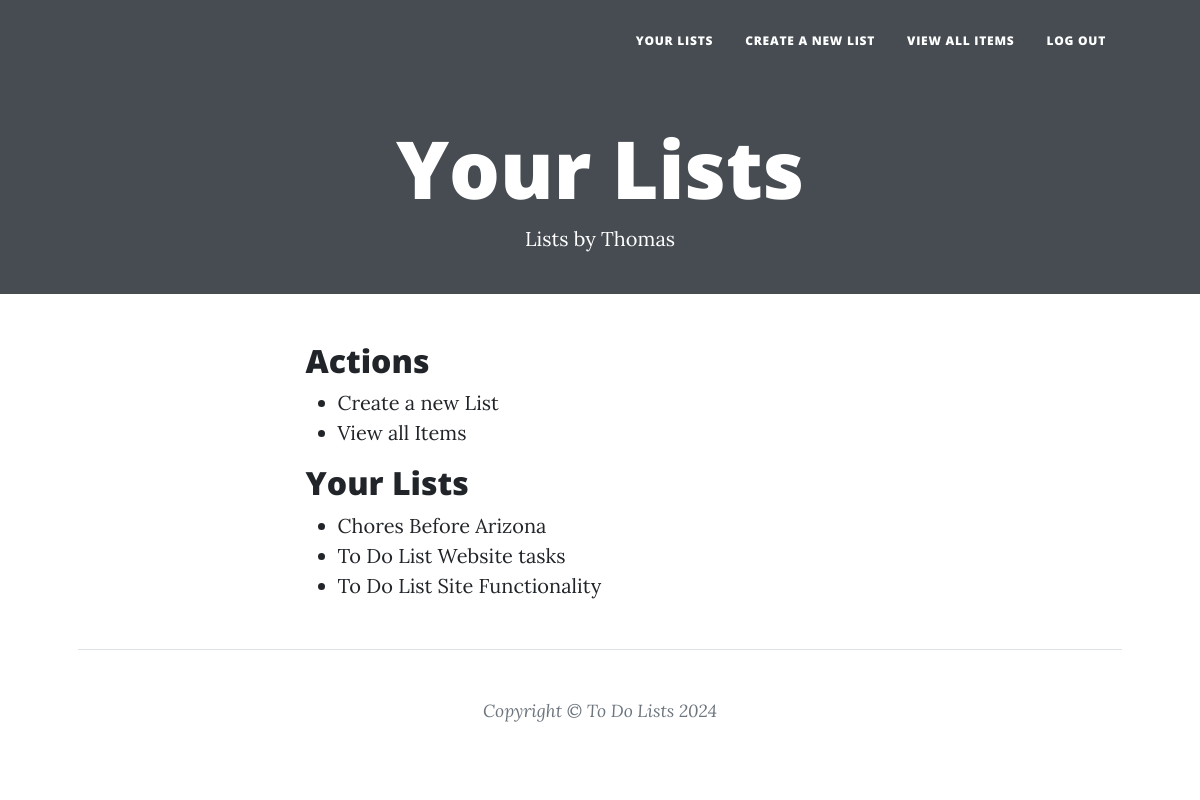
Page /todo (signed in) on the committed database.
### main.py (models this page shows)
class User(UserMixin, db.Model):
    __tablename__ = "users"
    id: Mapped[int] = mapped_column(Integer, primary_key=True)
    email: Mapped[str] = mapped_column(String(100), unique=True)
    password: Mapped[str] = mapped_column(String(100))
    name: Mapped[str] = mapped_column(String(100))
    todolists= relationship("ToDoList", back_populates="author") # back populates the author of the to do list

class ToDoList(db.Model):
    __tablename__ = "todolists"
    id: Mapped[int] = mapped_column(Integer, primary_key=True)
    author_id: Mapped[int] = mapped_column(Integer, db.ForeignKey("users.id"))
    author = relationship("User", back_populates="todolists") # back populates the todo lists the user authors
    description: Mapped[str] = mapped_column(String(50), unique=False, nullable=False)

### main.py (the view)
@app.route('/todo')
def todo():
    result = db.session.execute(db.select(ToDoList))
    lists  = result.scalars().all()
    return render_template("todo.html", todo_lists = lists, current_user=current_user)

### main.py (called while the page is built)
@login_manager.user_loader
def load_user(user_id):
    return db.get_or_404(User, user_id)

### templates/todo.html (shortened to what this page needs)
{% from "bootstrap5/form.html" import render_form %}
{% include "header.html" %}
<header  class="masthead">
  <div class="container position-relative px-4 px-lg-5">
    <div class="row gx-4 gx-lg-5 justify-content-center">
      <div class="col-md-10 col-lg-8 col-xl-7">
        <div class="page-heading">
           <h1>Your Lists</h1>
          <span class="meta"
            >Lists by {{current_user.name}}
          </span>
        </div>
      </div>
    </div>
  </div>
</header>
        <div class="container position-relative px-4 px-lg-5">
        <div class="row gx-4 gx-lg-5 justify-content-center">
        <div class="col-md-10 col-lg-8 col-xl-7">
           <h2>Actions</h2>
            <ul>
                <li><a href="{{url_for('new_list')}}">Create a new List</a></li>
                <li><a href="{{url_for('view_all_items')}}">View all Items</a></li>
            </ul>
        </div>
        <div class="col-md-10 col-lg-8 col-xl-7">
       <h2> Your Lists</h2>
        {%if todo_lists %}
        <ul>
        <div class="col-md-10 col-lg-8 col-xl-7">
             {% for list in todo_lists %}
            <li>
                <a href="{{ url_for('add_edit_list', list_id=list.id) }}">
                    <span class='list-description'>{{list.description}}</span>
                </a>
            </li>
              {% endfor %}
        </div>
        </ul>
        {% else %}
        No Lists found: <a href="{{url_for('new_list')}}">Create a New List</a>
        {% endif %}
        </div>
    </div>
{% include "footer.html" %}

### static/css/app_styles.css (style rules this page uses)
a { text-decoration: underline; }
.list-description { padding-right:20px }

### rows in the picture
User: name "Thomas"
ToDoList: description "Chores Before Arizona"
ToDoList: description "To Do List Website tasks"
ToDoList: description "To Do List Site Functionality"
